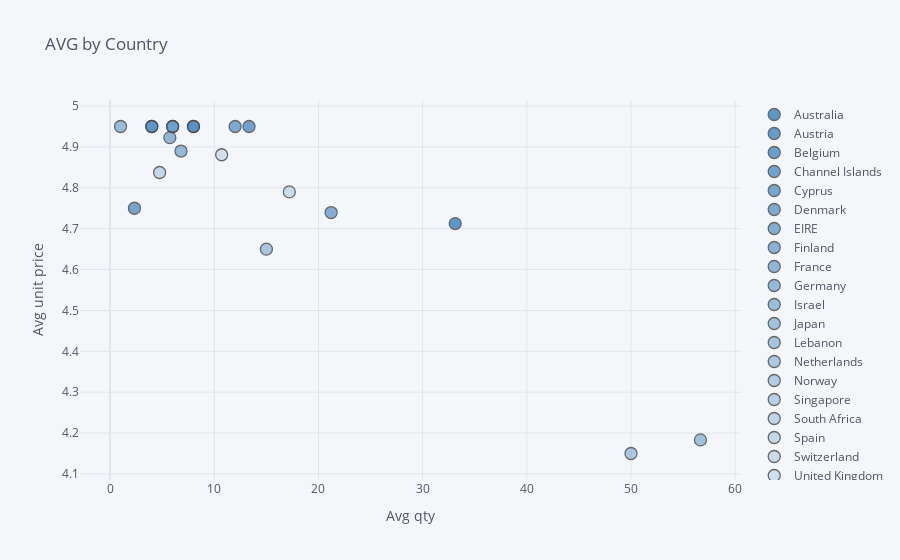

Notebook source saved alongside this figure:
### Markdown cell above
El de Yona...

### Code cell
data=df.loc[df.Description=='PARTY BUNTING']

data=data.groupby('Country').mean()

data=data[['Quantity', 'UnitPrice']]

data.reset_index(inplace=True)


data.iplot(x='Quantity', 
           y='UnitPrice', 
           categories='Country',
           xTitle='Avg qty', 
           yTitle='Avg unit price',
           color='blue', 
           title='AVG by Country');

### Figure 1 — Plotly figure (JSON) as saved in the notebook; plotly's stock layout.template omitted (floating-point values rounded to 4 significant figures)
{"data": [{"marker": {"color": "rgba(55, 128, 191, 1.0)", "line": {"width": 1.3}, "opacity": 0.8, "size": 12, "symbol": "circle"}, "mode": "markers", "name": "Australia", "textfont": {"color": "#4D5663"}, "type": "scatter", "x": [33.12], "y": [4.713]}, {"marker": {"color": "rgba(55, 128, 191, 0.96)", "line": {"width": 1.3}, "opacity": 0.8, "size": 12, "symbol": "circle"}, "mode": "markers", "name": "Austria", "textfont": {"color": "#4D5663"}, "type": "scatter", "x": [8], "y": [4.95]}, {"marker": {"color": "rgba(55, 128, 191, 0.9199999999999999)", "line": {"width": 1.3}, "opacity": 0.8, "size": 12, "symbol": "circle"}, "mode": "markers", "name": "Belgium", "textfont": {"color": "#4D5663"}, "type": "scatter", "x": [4], "y": [4.95]}, {"marker": {"color": "rgba(55, 128, 191, 0.8799999999999999)", "line": {"width": 1.3}, "opacity": 0.8, "size": 12, "symbol": "circle"}, "mode": "markers", "name": "Channel Islands", "textfont": {"color": "#4D5663"}, "type": "scatter", "x": [13.33], "y": [4.95]}, {"marker": {"color": "rgba(55, 128, 191, 0.8399999999999999)", "line": {"width": 1.3}, "opacity": 0.8, "size": 12, "symbol": "circle"}, "mode": "markers", "name": "Cyprus", "textfont": {"color": "#4D5663"}, "type": "scatter", "x": [2.333], "y": [4.75]}, {"marker": {"color": "rgba(55, 128, 191, 0.8)", "line": {"width": 1.3}, "opacity": 0.8, "size": 12, "symbol": "circle"}, "mode": "markers", "name": "Denmark", "textfont": {"color": "#4D5663"}, "type": "scatter", "x": [12], "y": [4.95]}, {"marker": {"color": "rgba(55, 128, 191, 0.76)", "line": {"width": 1.3}, "opacity": 0.8, "size": 12, "symbol": "circle"}, "mode": "markers", "name": "EIRE", "textfont": {"color": "#4D5663"}, "type": "scatter", "x": [21.21], "y": [4.739]}, {"marker": {"color": "rgba(55, 128, 191, 0.72)", "line": {"width": 1.3}, "opacity": 0.8, "size": 12, "symbol": "circle"}, "mode": "markers", "name": "Finland", "textfont": {"color": "#4D5663"}, "type": "scatter", "x": [6], "y": [4.95]}, {"marker": {"color": "rgba(55, 128, 191, 0.6799999999999999)", "line": {"width": 1.3}, "opacity": 0.8, "size": 12, "symbol": "circle"}, "mode": "markers", "name": "France", "textfont": {"color": "#4D5663"}, "type": "scatter", "x": [5.727], "y": [4.923]}, {"marker": {"color": "rgba(55, 128, 191, 0.6399999999999999)", "line": {"width": 1.3}, "opacity": 0.8, "size": 12, "symbol": "circle"}, "mode": "markers", "name": "Germany", "textfont": {"color": "#4D5663"}, "type": "scatter", "x": [6.8], "y": [4.89]}, {"marker": {"color": "rgba(55, 128, 191, 0.5999999999999999)", "line": {"width": 1.3}, "opacity": 0.8, "size": 12, "symbol": "circle"}, "mode": "markers", "name": "Israel", "textfont": {"color": "#4D5663"}, "type": "scatter", "x": [1], "y": [4.95]}, {"marker": {"color": "rgba(55, 128, 191, 0.5599999999999998)", "line": {"width": 1.3}, "opacity": 0.8, "size": 12, "symbol": "circle"}, "mode": "markers", "name": "Japan", "textfont": {"color": "#4D5663"}, "type": "scatter", "x": [56.67], "y": [4.183]}, {"marker": {"color": "rgba(55, 128, 191, 0.5199999999999998)", "line": {"width": 1.3}, "opacity": 0.8, "size": 12, "symbol": "circle"}, "mode": "markers", "name": "Lebanon", "textfont": {"color": "#4D5663"}, "type": "scatter", "x": [15], "y": [4.65]}, {"marker": {"color": "rgba(55, 128, 191, 0.4799999999999998)", "line": {"width": 1.3}, "opacity": 0.8, "size": 12, "symbol": "circle"}, "mode": "markers", "name": "Netherlands", "textfont": {"color": "#4D5663"}, "type": "scatter", "x": [50], "y": [4.15]}, {"marker": {"color": "rgba(55, 128, 191, 0.44)", "line": {"width": 1.3}, "opacity": 0.8, "size": 12, "symbol": "circle"}, "mode": "markers", "name": "Norway", "textfont": {"color": "#4D5663"}, "type": "scatter", "x": [6], "y": [4.95]}, {"marker": {"color": "rgba(55, 128, 191, 0.39999999999999997)", "line": {"width": 1.3}, "opacity": 0.8, "size": 12, "symbol": "circle"}, "mode": "markers", "name": "Singapore", "textfont": {"color": "#4D5663"}, "type": "scatter", "x": [8], "y": [4.95]}, {"marker": {"color": "rgba(55, 128, 191, 0.35999999999999993)", "line": {"width": 1.3}, "opacity": 0.8, "size": 12, "symbol": "circle"}, "mode": "markers", "name": "South Africa", "textfont": {"color": "#4D5663"}, "type": "scatter", "x": [4], "y": [4.95]}, {"marker": {"color": "rgba(55, 128, 191, 0.3199999999999999)", "line": {"width": 1.3}, "opacity": 0.8, "size": 12, "symbol": "circle"}, "mode": "markers", "name": "Spain", "textfont": {"color": "#4D5663"}, "type": "scatter", "x": [4.75], "y": [4.838]}, {"marker": {"color": "rgba(55, 128, 191, 0.27999999999999986)", "line": {"width": 1.3}, "opacity": 0.8, "size": 12, "symbol": "circle"}, "mode": "markers", "name": "Switzerland", "textfont": {"color": "#4D5663"}, "type": "scatter", "x": [17.2], "y": [4.79]}, {"marker": {"color": "rgba(55, 128, 191, 0.23999999999999982)", "line": {"width": 1.3}, "opacity": 0.8, "size": 12, "symbol": "circle"}, "mode": "markers", "name": "United Kingdom", "textfont": {"color": "#4D5663"}, "type": "scatter", "x": [10.71], "y": [4.881]}], "layout": {"legend": {"bgcolor": "#F5F6F9", "font": {"color": "#4D5663"}}, "paper_bgcolor": "#F5F6F9", "plot_bgcolor": "#F5F6F9", "title": {"font": {"color": "#4D5663"}, "text": "AVG by Country"}, "xaxis": {"gridcolor": "#E1E5ED", "showgrid": true, "tickfont": {"color": "#4D5663"}, "title": {"font": {"color": "#4D5663"}, "text": "Avg qty"}, "zerolinecolor": "#E1E5ED"}, "yaxis": {"gridcolor": "#E1E5ED", "showgrid": true, "tickfont": {"color": "#4D5663"}, "title": {"font": {"color": "#4D5663"}, "text": "Avg unit price"}, "zerolinecolor": "#E1E5ED"}}}
